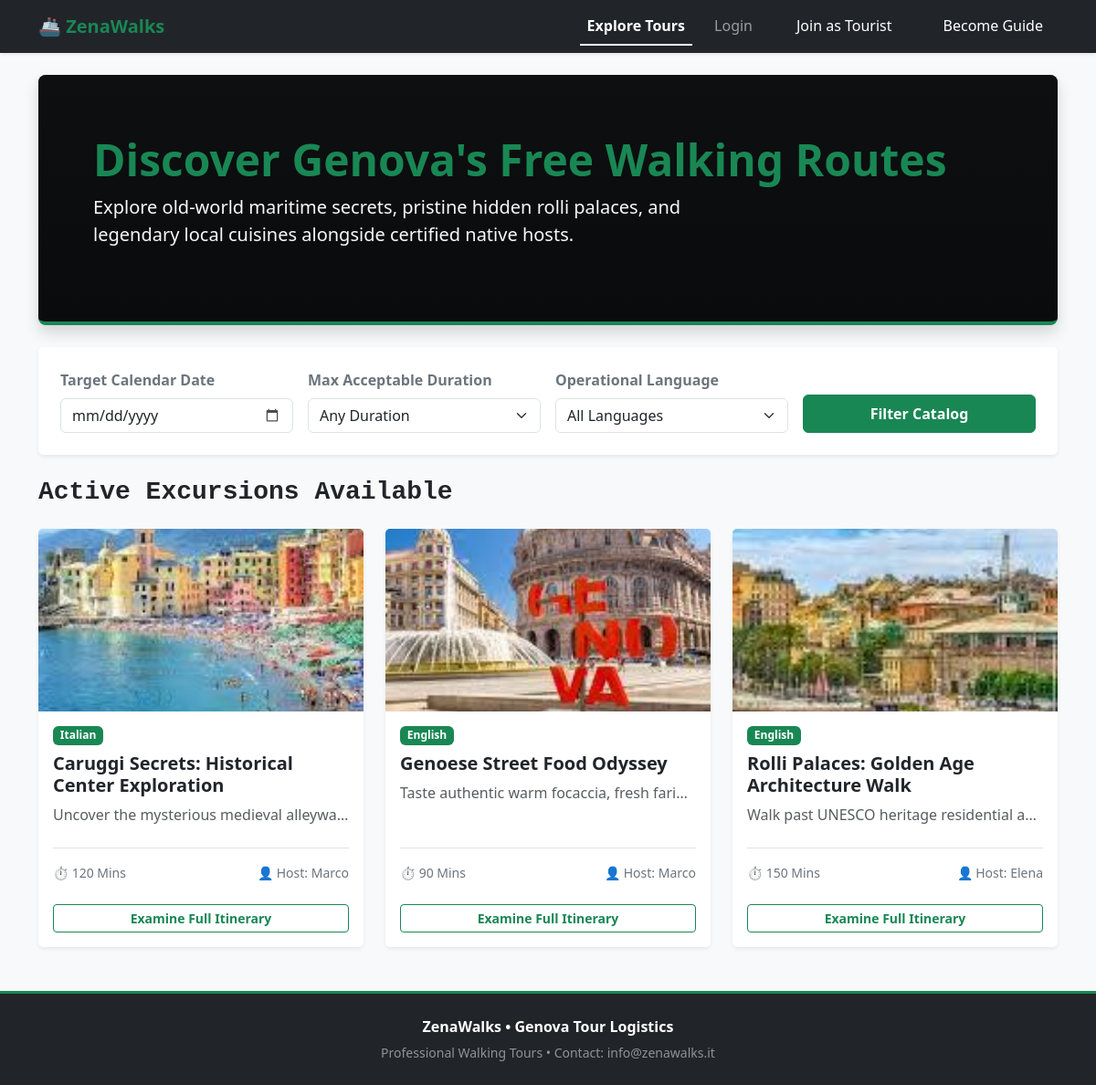
The page / on the database its author committed.
### tables this page shows
CREATE TABLE tours (
    id INTEGER PRIMARY KEY AUTOINCREMENT,
    guide_id INTEGER NOT NULL,
    title TEXT NOT NULL,
    meeting_point TEXT NOT NULL,
    duration INTEGER NOT NULL, -- Stored explicitly in minutes
    language TEXT NOT NULL CHECK(language IN ('Italian', 'English', 'Spanish', 'Portuguese', 'German')),
    max_participants INTEGER NOT NULL,
    description TEXT NOT NULL,
    FOREIGN KEY (guide_id) REFERENCES users(id) ON DELETE CASCADE
);

CREATE TABLE users (
    id INTEGER PRIMARY KEY AUTOINCREMENT,
    email TEXT NOT NULL UNIQUE,
    password_hash TEXT NOT NULL,
    first_name TEXT NOT NULL,
    last_name TEXT NOT NULL,
    role TEXT NOT NULL CHECK(role IN ('guide', 'participant')),
    languages TEXT -- Comma-separated strings for guides (e.g., "Italian,English")
);

### routes/main.py (the view)
@main_bp.route('/')
def index():
    lang = request.args.get('language', None)
    duration = request.args.get('duration', None)
    date_val = request.args.get('date', None)
    tours = get_filtered_tours(date_filter=date_val, duration_filter=duration, language_filter=lang)
    return render_template('index.html', tours=tours, lang=lang, duration=duration, date_val=date_val)

### dao/db.py (called while the page is built)
def get_db_connection():
    db_path = os.getenv("DATABASE_PATH")
    conn = sqlite3.connect(db_path)
    conn.execute("PRAGMA foreign_keys = ON;")
    conn.row_factory = sqlite3.Row
    return conn

### dao/tours_dao.py (called while the page is built, shortened)
def get_filtered_tours(date_filter=None, duration_filter=None, language_filter=None):
    conn = get_db_connection()
    query = """
        SELECT t.*, u.first_name, u.last_name,
        (SELECT file_path FROM tour_images WHERE tour_id = t.id LIMIT 1) AS main_image
        FROM tours t
        JOIN users u ON t.guide_id = u.id
        WHERE 1=1
    """
    params = []
    if language_filter:
        query += " AND t.language = ?"
        params.append(language_filter)
    rows = conn.execute(query, params).fetchall()
    results = [dict(row) for row in rows]
    conn.close()
    return results

### templates/index.html (shortened to what this page needs)
{% extends 'base.html' %}
{% block explore_tours %}
    active
{% endblock explore_tours %}
{% block content %}
<div class="p-5 mb-4 bg-dark text-white rounded-3 shadow position-relative style-hero-banner" style="background-image: linear-gradient(rgba(0,0,0,0.6), rgba(0,0,0,0.7));">
    <div class="container-fluid py-3">
        <h1 class="display-5 fw-bold text-success">Discover Genova's Free Walking Routes</h1>
        <p class="col-md-8 fs-5 text-light">Explore old-world maritime secrets, pristine hidden rolli palaces, and legendary local cuisines alongside certified native hosts.</p>
    </div>
</div>
<div class="card shadow-sm mb-4 border-0">
    <div class="card-body bg-white rounded p-4">
        <form method="GET" action="{{ url_for('main.index') }}" class="row g-3 align-items-end">
            <div class="col-md-3">
                <label class="form-label fw-semibold text-secondary">Target Calendar Date</label>
                <input type="date" name="date" class="form-format-control form-control" value="{{ date_val or '' }}">
            </div>
            <div class="col-md-3">
                <label class="form-label fw-semibold text-secondary">Max Acceptable Duration</label>
                <select name="duration" class="form-select">
                    <option value="">Any Duration</option>
                </select>
            </div>
            <div class="col-md-3">
                <label class="form-label fw-semibold text-secondary">Operational Language</label>
                <select name="language" class="form-select">
                    <option value="">All Languages</option>
                </select>
            </div>
            <div class="col-md-3 d-grid">
                <button type="submit" class="btn btn-success py-2 fw-bold">Filter Catalog</button>
            </div>
        </form>
    </div>
</div>
<h3 class="mb-4 text-dark font-monospace fw-bold">Active Excursions Available</h3>
<div class="row row-cols-1 row-cols-md-3 g-4">
    {% if tours %}
        {% for tour in tours %}
            <div class="col">
                <div class="card h-100 shadow-sm border-0 card-hover-effect">
                    {% if tour.main_image %}
                        <img src="{{ url_for('static', filename='uploads/tours/' ~ tour.main_image) }}" class="card-img-top" style="height: 200px; object-fit: cover;" alt="Tour Showcase Media">
                    {% else %}
                        <div class="bg-secondary text-white text-center py-5" style="height: 200px;">Fallback Image Mock Placeholder</div>
                    {% endif %}
                    <div class="card-body d-flex flex-column">
                        <span class="badge bg-success mb-2 align-self-start">{{ tour.language }}</span>
                        <h5 class="card-title fw-bold text-dark">{{ tour.title }}</h5>
                        <p class="card-text text-muted text-truncate flex-grow-1">{{ tour.description }}</p>
                        <div class="border-top pt-3 mt-2 text-secondary d-flex justify-content-between align-items-center small">
                            <span>⏱ {{ tour.duration }} Mins</span>
                            <span>👤 Host: {{ tour.first_name }}</span>
                        </div>
                    </div>
                    <div class="card-footer bg-white border-0 pb-3">
                        <a href="{{ url_for('main.tour_detail', tour_id=tour.id) }}" class="btn btn-outline-success btn-sm w-100 fw-bold">Examine Full Itinerary</a>
                    </div>
                </div>
            </div>
        {% endfor %}
    {% else %}
        <div class="col-12 w-100 text-center py-5">
            <div class="alert alert-secondary border-dashed py-4 bg-white shadow-sm">No localized touring operations currently match your specific structural query values. Try clearing query fields!</div>
        </div>
    {% endif %}
</div>
{% endblock %}

### static/css/style.css (style rules this page uses)
.style-hero-banner { background-size: cover; background-position: center; border-bottom: 4px solid #198754; }
.card-hover-effect { transition: transform 0.2s ease-in-out, box-shadow 0.2s ease-in-out; }

### rows shown on the page
tours: shows a picture, language "Italian", title "Caruggi Secrets: Historical Center Exploration", description "Uncover the mysterious medieval alleywa…", duration "120", first_name "Marco"
tours: shows a picture, language "English", title "Genoese Street Food Odyssey", description "Taste authentic warm focaccia, fresh fari…", duration "90", first_name "Marco"
tours: shows a picture, language "English", title "Rolli Palaces: Golden Age Architecture Walk", description "Walk past UNESCO heritage residential a…", duration "150", first_name "Elena"
